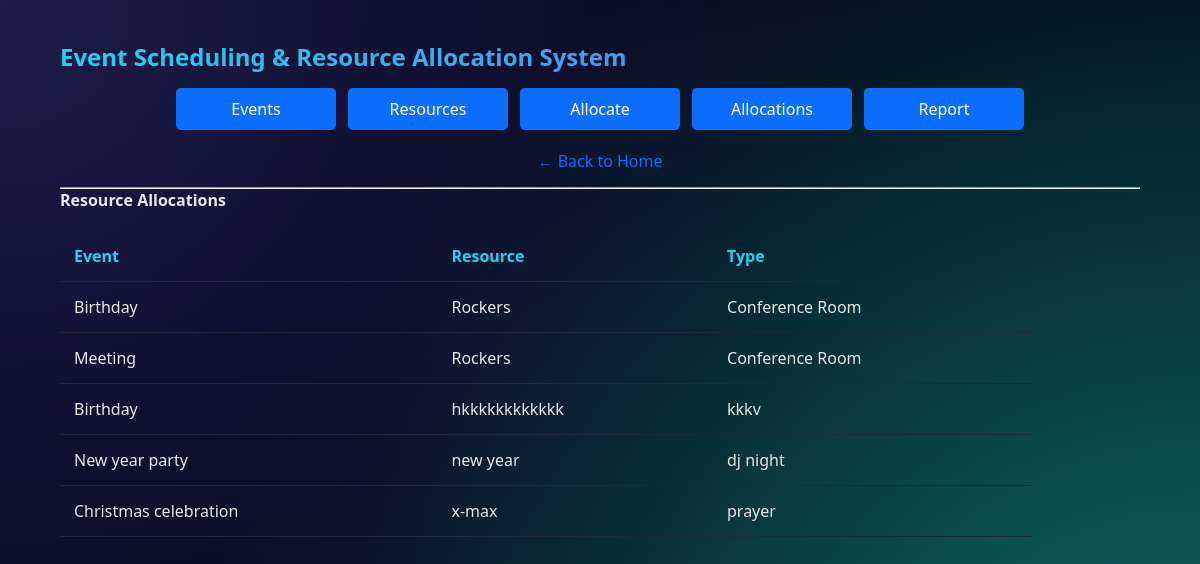
The page /allocations on the database its author committed.
### models.py (models this page shows, shortened)
class EventResourceAllocation(db.Model):
    __tablename__ = 'event_resource_allocations'
    allocation_id = db.Column(db.Integer, primary_key=True)
    event_id = db.Column(db.Integer, db.ForeignKey('events.event_id'), nullable=False)
    resource_id = db.Column(db.Integer, db.ForeignKey('resources.resource_id'), nullable=False)
    __table_args__ = (
        db.UniqueConstraint('event_id', 'resource_id', name='unique_event_resource'),
    )

class Event(db.Model):
    __tablename__ = 'events'
    event_id = db.Column(db.Integer, primary_key=True)
    title = db.Column(db.String(100), nullable=False)
    start_time = db.Column(db.DateTime, nullable=False)
    end_time = db.Column(db.DateTime, nullable=False)
    description = db.Column(db.Text)
    allocations = db.relationship(
        'EventResourceAllocation',
        backref='event',
        cascade="all, delete-orphan"
    )

class Resource(db.Model):
    __tablename__ = 'resources'
    resource_id = db.Column(db.Integer, primary_key=True)
    resource_name = db.Column(db.String(100), nullable=False)
    resource_type = db.Column(db.String(50), nullable=False)
    allocations = db.relationship(
        'EventResourceAllocation',
        backref='resource',
        cascade="all, delete-orphan"
    )

### app.py (the view)
@app.route('/allocations')
def view_allocations():
    allocations = EventResourceAllocation.query.all()
    return render_template('allocations.html', allocations=allocations)

### templates/allocations.html
{% extends 'base.html' %}
{% block content %}
<h4>Resource Allocations</h4>
<table class="table table-bordered">
    <tr>
        <th>Event</th>
        <th>Resource</th>
        <th>Type</th>
    </tr>
    {% for a in allocations %}
    <tr>
        <td>{{ a.event.title }}</td>
        <td>{{ a.resource.resource_name }}</td>
        <td>{{ a.resource.resource_type }}</td>
    </tr>
    {% endfor %}
</table>
{% endblock %}

### templates/base.html (shortened to what this page needs)
<!DOCTYPE html>
<html>
<head>
    <link rel="stylesheet" href="{{ url_for('static', filename='css/style.css') }}">
</head>
<body>
<div class="container mt-4">
    <h2 class="mb-4">Event Scheduling & Resource Allocation System</h2>
<div class="menu-horizontal">
    <a href="/events" class="menu-btn">Events</a>
    <a href="/resources" class="menu-btn">Resources</a>
    <a href="/allocate" class="menu-btn">Allocate</a>
    <a href="/allocations" class="menu-btn">Allocations</a>
    <a href="/report" class="menu-btn">Report</a>
</div>
<div class="back-home">
    <a href="/" class="back-btn">← Back to Home</a>
</div>
    <hr>
    {% block content %}{% endblock %}
</div>
</body>
</html>

### static/css/style.css (style rules this page uses)
* { margin: 0; padding: 0; box-sizing: border-box; font-family: "Segoe UI", Tahoma, Geneva, Verdana, sans-serif; }
:root { --bg-dark: #020617; --bg-accent-1: #1e1b4b; --bg-accent-2: #0f766e; --primary: #6366f1; --secondary: #22d3ee; --success: #22c55e; --danger: #ef4444; --card-dark: #111827; --text-light: #e5e7eb; --text-muted: #9ca3af; }
body { background: radial-gradient(circle at top left, var(--bg-accent-1), transparent 60%), radial-gradient(circle at bottom right, var(--bg-accent-2), transparent 70%), var(--bg-dark); color: var(--text-light); min-height: 100vh; }
.container { width: 90%; max-width: 1100px; margin: 40px auto; }
h1, h2, h3 { margin-bottom: 15px; background: linear-gradient(90deg, var(--secondary), var(--primary)); -webkit-background-clip: text; background-clip: text; -webkit-text-fill-color: transparent; }
table { width: 100%; border-collapse: collapse; margin-top: 20px; }
table th, table td { padding: 14px; text-align: left; }
table th { color: var(--secondary); }
table tr { border-bottom: 1px solid #1e293b; }
.table { width: 90%; }
.menu-horizontal { display: flex; justify-content: center; gap: 12px; margin-bottom: 20px; }
.menu-btn { width: 160px; padding: 10px 0; text-align: center; background-color: #0d6efd; color: white; text-decoration: none; border-radius: 5px; font-weight: 500; }
.back-home { text-align: center; margin: 15px 0; }
.back-btn { text-decoration: none; color: #0d6efd; font-weight: 500; }

### rows shown on the page
EventResourceAllocation: event "Birthday", resource.resource_name "Rockers", resource.resource_type "Conference Room"
EventResourceAllocation: event "Meeting", resource.resource_name "Rockers", resource.resource_type "Conference Room"
EventResourceAllocation: event "Birthday", resource.resource_name "hkkkkkkkkkkkk", resource.resource_type "kkkv"
EventResourceAllocation: event "New year party", resource.resource_name "new year", resource.resource_type "dj night"
EventResourceAllocation: event "Christmas celebration", resource.resource_name "x-max", resource.resource_type "prayer"
